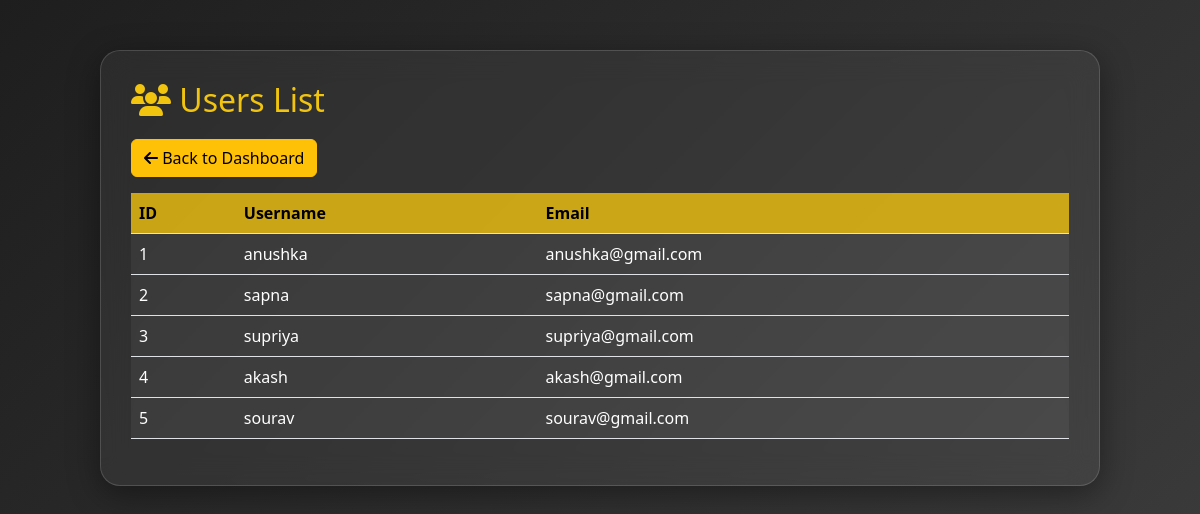
The page /admin/admin/users (signed in) on the database its author committed.
### models/model.py (models this page shows)
class User(db.Model):
    id = db.Column(db.Integer, primary_key=True)
    username = db.Column(db.String(100), unique=True, nullable=False)
    email = db.Column(db.String(120), unique=True, nullable=False)
    password = db.Column(db.String(100), nullable=False)
    address = db.Column(db.String(200), nullable=False)
    pincode = db.Column(db.String(20), nullable=False)
    created_at = db.Column(db.DateTime, default=datetime.utcnow)

### controllers/admin_routes.py (the view)
@admin_routes.route('/admin/users')
def users():
    if 'admin_id' not in session:
        return redirect(url_for('auth_routes.login'))
    users = User.query.all()
    return render_template('users.html', users=users)

### templates/users.html (shortened to what this page needs)
<!DOCTYPE html>
<html lang="en">
<head>
  <link href="https://cdn.jsdelivr.net/npm/bootstrap@5.3.3/dist/css/bootstrap.min.css" rel="stylesheet">
  <link href="https://cdnjs.cloudflare.com/ajax/libs/font-awesome/6.5.0/css/all.min.css" rel="stylesheet">
</head>
<body>
<div class="glass-box">
  <h2><i class="fas fa-users"></i> Users List</h2>
  <a href="{{ url_for('admin_routes.admin_dashboard') }}" class="btn btn-warning mb-3">
    <i class="fas fa-arrow-left"></i> Back to Dashboard
  </a>
  <div class="table-responsive">
    <table class="table align-middle">
      <thead>
        <tr>
          <th>ID</th>
          <th>Username</th>
          <th>Email</th>
        </tr>
      </thead>
      <tbody>
        {% for user in users %}
        <tr>
          <td>{{ user.id }}</td>
          <td>{{ user.username }}</td>
          <td>{{ user.email }}</td>
        </tr>
        {% endfor %}
      </tbody>
    </table>
  </div>
</div>
</body>
</html>

### templates/users.html (style rules this page uses)
body { background: linear-gradient(135deg, #1e1e1e, #3a3a3a); color: #fff; padding: 50px 20px; }
.glass-box { background: rgba(255, 255, 255, 0.05); padding: 30px; border-radius: 20px; backdrop-filter: blur(15px); max-width: 1000px; margin: auto; box-shadow: 0 8px 32px rgba(0, 0, 0, 0.4); border: 1px solid rgba(255, 255, 255, 0.15); }
.glass-box h2 { color: #f1c40f; margin-bottom: 20px; }
.table th { background-color: rgba(241, 196, 15, 0.8); color: #000; }
.table td { background-color: rgba(255, 255, 255, 0.05); color: #fff; }

### rows shown on the page
User: id "1", username "anushka", email "anushka@gmail.com"
User: id "2", username "sapna", email "sapna@gmail.com"
User: id "3", username "supriya", email "supriya@gmail.com"
User: id "4", username "akash", email "akash@gmail.com"
User: id "5", username "sourav", email "sourav@gmail.com"
